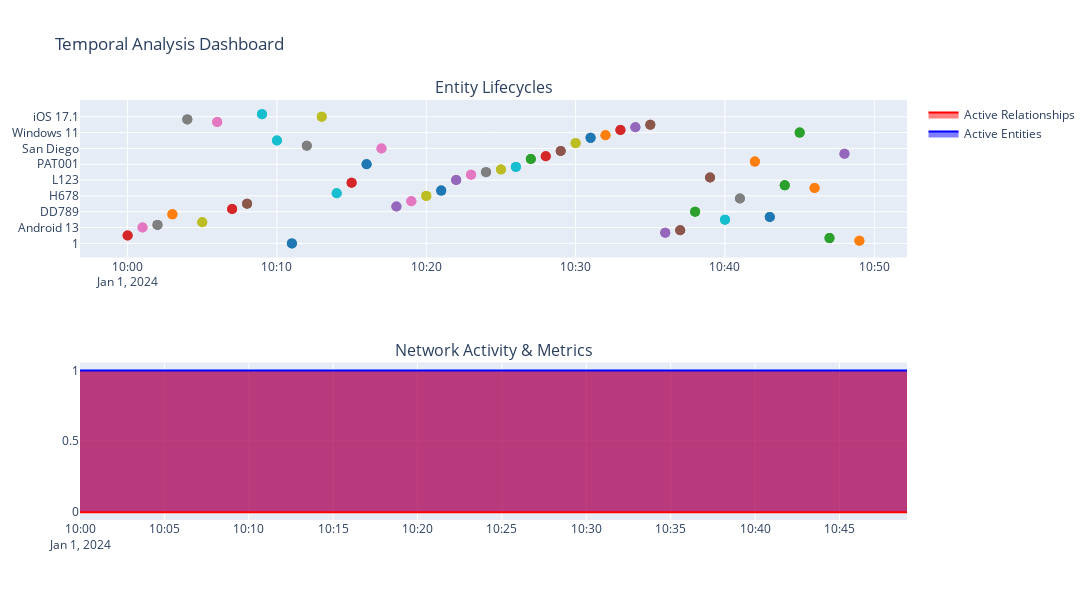
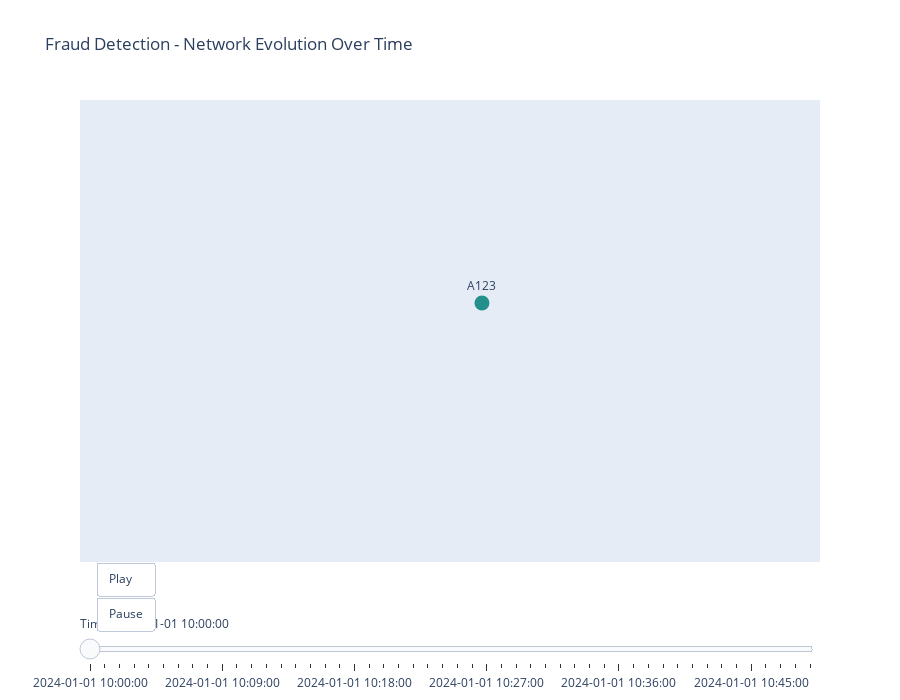

The notebook cell these images were saved under, in order:
### Markdown cell above
## Visualizing the Temporal Fraud Detection Knowledge Graph

### Code cell
from semantica.visualization import TemporalVisualizer
from datetime import datetime, timedelta

# Prepare temporal KG with timestamps for interactive visualization
# Extract timestamps from entities (if they have temporal metadata)
timestamps = {}
entities = kg.get('entities', [])
relationships = kg.get('relationships', [])

# Build timestamps map from entity metadata or relationships
for entity in entities:
    entity_id = entity.get('id') or entity.get('text') or entity.get('name', '')
    if entity_id:
        # Extract timestamp from entity metadata if available
        entity_times = []
        if 'timestamp' in entity:
            entity_times.append(entity['timestamp'])
        elif 'temporal' in entity:
            entity_times.extend(entity.get('temporal', []))
        else:
            # Use relationships to infer timestamps
            for rel in relationships:
                if rel.get('source') == entity_id or rel.get('target') == entity_id:
                    if 'timestamp' in rel:
                        entity_times.append(rel['timestamp'])
        
        if entity_times:
            timestamps[entity_id] = sorted(list(set(entity_times)))

# If no timestamps found, create synthetic timestamps based on entity order
if not timestamps:
    base_time = datetime(2024, 1, 1, 10, 0, 0)
    for i, entity in enumerate(entities[:50]):  # Limit to first 50 for performance
        entity_id = entity.get('id') or entity.get('text') or entity.get('name', '')
        if entity_id:
            # Assign timestamps in sequence
            entity_time = base_time + timedelta(minutes=i)
            timestamps[entity_id] = [entity_time.strftime("%Y-%m-%d %H:%M:%S")]

# Create temporal KG structure
temporal_kg = {
    "entities": entities[:50],  # Limit for performance
    "relationships": relationships[:100],  # Limit for performance
    "timestamps": timestamps
}

# Initialize TemporalVisualizer
temporal_viz = TemporalVisualizer()

print("Generating interactive temporal dashboard...")
# Create interactive temporal dashboard
dashboard_fig = temporal_viz.visualize_temporal_dashboard(
    temporal_kg,
    output="interactive",
    title="Fraud Detection - Temporal Knowledge Graph Dashboard"
)

# Display the interactive figure
if dashboard_fig:
    dashboard_fig.show()
    print("\n✅ Interactive temporal dashboard displayed above")
else:
    print("⚠️  Dashboard generation failed")

print("\nGenerating interactive network evolution animation...")
# Create interactive network evolution animation
evolution_fig = temporal_viz.visualize_network_evolution(
    temporal_kg,
    output="interactive",
    title="Fraud Detection - Network Evolution Over Time"
)

# Display the interactive animation
if evolution_fig:
    evolution_fig.show()
    print("\n✅ Interactive network evolution animation displayed above")
else:
    print("⚠️  Network evolution visualization failed")

### Figure 1 — Plotly figure (JSON) as saved in the notebook; plotly's stock layout.template omitted (floating-point values rounded to 4 significant figures)
{"data": [{"line": {"color": "#1f77b4", "width": 5}, "marker": {"size": 10}, "mode": "lines+markers", "name": "1", "showlegend": false, "type": "scatter", "x": ["2024-01-01 10:11:00", "2024-01-01 10:11:00"], "xaxis": "x", "y": ["1", "1"], "yaxis": "y"}, {"line": {"color": "#ff7f0e", "width": 5}, "marker": {"size": 10}, "mode": "lines+markers", "name": "45000.00", "showlegend": false, "type": "scatter", "x": ["2024-01-01 10:49:00", "2024-01-01 10:49:00"], "xaxis": "x", "y": ["45000.00", "45000.00"], "yaxis": "y"}, {"line": {"color": "#2ca02c", "width": 5}, "marker": {"size": 10}, "mode": "lines+markers", "name": "75000.00", "showlegend": false, "type": "scatter", "x": ["2024-01-01 10:47:00", "2024-01-01 10:47:00"], "xaxis": "x", "y": ["75000.00", "75000.00"], "yaxis": "y"}, {"line": {"color": "#d62728", "width": 5}, "marker": {"size": 10}, "mode": "lines+markers", "name": "A123", "showlegend": false, "type": "scatter", "x": ["2024-01-01 10:00:00", "2024-01-01 10:00:00"], "xaxis": "x", "y": ["A123", "A123"], "yaxis": "y"}, {"line": {"color": "#9467bd", "width": 5}, "marker": {"size": 10}, "mode": "lines+markers", "name": "AA789", "showlegend": false, "type": "scatter", "x": ["2024-01-01 10:36:00", "2024-01-01 10:36:00"], "xaxis": "x", "y": ["AA789", "AA789"], "yaxis": "y"}, {"line": {"color": "#8c564b", "width": 5}, "marker": {"size": 10}, "mode": "lines+markers", "name": "Account takeover pattern", "showlegend": false, "type": "scatter", "x": ["2024-01-01 10:37:00", "2024-01-01 10:37:00"], "xaxis": "x", "y": ["Account takeover pattern", "Account takeover pattern"], "yaxis": "y"}, {"line": {"color": "#e377c2", "width": 5}, "marker": {"size": 10}, "mode": "lines+markers", "name": "Android 13", "showlegend": false, "type": "scatter", "x": ["2024-01-01 10:01:00", "2024-01-01 10:01:00"], "xaxis": "x", "y": ["Android 13", "Android 13"], "yaxis": "y"}, {"line": {"color": "#7f7f7f", "width": 5}, "marker": {"size": 10}, "mode": "lines+markers", "name": "B456", "showlegend": false, "type": "scatter", "x": ["2024-01-01 10:02:00", "2024-01-01 10:02:00"], "xaxis": "x", "y": ["B456", "B456"], "yaxis": "y"}, {"line": {"color": "#bcbd22", "width": 5}, "marker": {"size": 10}, "mode": "lines+markers", "name": "C789", "showlegend": false, "type": "scatter", "x": ["2024-01-01 10:05:00", "2024-01-01 10:05:00"], "xaxis": "x", "y": ["C789", "C789"], "yaxis": "y"}, {"line": {"color": "#17becf", "width": 5}, "marker": {"size": 10}, "mode": "lines+markers", "name": "California", "showlegend": false, "type": "scatter", "x": ["2024-01-01 10:40:00", "2024-01-01 10:40:00"], "xaxis": "x", "y": ["California", "California"], "yaxis": "y"}, {"line": {"color": "#1f77b4", "width": 5}, "marker": {"size": 10}, "mode": "lines+markers", "name": "Charlotte", "showlegend": false, "type": "scatter", "x": ["2024-01-01 10:43:00", "2024-01-01 10:43:00"], "xaxis": "x", "y": ["Charlotte", "Charlotte"], "yaxis": "y"}, {"line": {"color": "#ff7f0e", "width": 5}, "marker": {"size": 10}, "mode": "lines+markers", "name": "D012", "showlegend": false, "type": "scatter", "x": ["2024-01-01 10:03:00", "2024-01-01 10:03:00"], "xaxis": "x", "y": ["D012", "D012"], "yaxis": "y"}, {"line": {"color": "#2ca02c", "width": 5}, "marker": {"size": 10}, "mode": "lines+markers", "name": "DD789", "showlegend": false, "type": "scatter", "x": ["2024-01-01 10:38:00", "2024-01-01 10:38:00"], "xaxis": "x", "y": ["DD789", "DD789"], "yaxis": "y"}, {"line": {"color": "#d62728", "width": 5}, "marker": {"size": 10}, "mode": "lines+markers", "name": "E345", "showlegend": false, "type": "scatter", "x": ["2024-01-01 10:07:00", "2024-01-01 10:07:00"], "xaxis": "x", "y": ["E345", "E345"], "yaxis": "y"}, {"line": {"color": "#9467bd", "width": 5}, "marker": {"size": 10}, "mode": "lines+markers", "name": "E789", "showlegend": false, "type": "scatter", "x": ["2024-01-01 10:18:00", "2024-01-01 10:18:00"], "xaxis": "x", "y": ["E789", "E789"], "yaxis": "y"}, {"line": {"color": "#8c564b", "width": 5}, "marker": {"size": 10}, "mode": "lines+markers", "name": "F012", "showlegend": false, "type": "scatter", "x": ["2024-01-01 10:08:00", "2024-01-01 10:08:00"], "xaxis": "x", "y": ["F012", "F012"], "yaxis": "y"}, {"line": {"color": "#e377c2", "width": 5}, "marker": {"size": 10}, "mode": "lines+markers", "name": "G345", "showlegend": false, "type": "scatter", "x": ["2024-01-01 10:19:00", "2024-01-01 10:19:00"], "xaxis": "x", "y": ["G345", "G345"], "yaxis": "y"}, {"line": {"color": "#7f7f7f", "width": 5}, "marker": {"size": 10}, "mode": "lines+markers", "name": "GG678", "showlegend": false, "type": "scatter", "x": ["2024-01-01 10:41:00", "2024-01-01 10:41:00"], "xaxis": "x", "y": ["GG678", "GG678"], "yaxis": "y"}, {"line": {"color": "#bcbd22", "width": 5}, "marker": {"size": 10}, "mode": "lines+markers", "name": "H678", "showlegend": false, "type": "scatter", "x": ["2024-01-01 10:20:00", "2024-01-01 10:20:00"], "xaxis": "x", "y": ["H678", "H678"], "yaxis": "y"}, {"line": {"color": "#17becf", "width": 5}, "marker": {"size": 10}, "mode": "lines+markers", "name": "I234", "showlegend": false, "type": "scatter", "x": ["2024-01-01 10:14:00", "2024-01-01 10:14:00"], "xaxis": "x", "y": ["I234", "I234"], "yaxis": "y"}, {"line": {"color": "#1f77b4", "width": 5}, "marker": {"size": 10}, "mode": "lines+markers", "name": "J567", "showlegend": false, "type": "scatter", "x": ["2024-01-01 10:21:00", "2024-01-01 10:21:00"], "xaxis": "x", "y": ["J567", "J567"], "yaxis": "y"}, {"line": {"color": "#ff7f0e", "width": 5}, "marker": {"size": 10}, "mode": "lines+markers", "name": "Jane Doe", "showlegend": false, "type": "scatter", "x": ["2024-01-01 10:46:00", "2024-01-01 10:46:00"], "xaxis": "x", "y": ["Jane Doe", "Jane Doe"], "yaxis": "y"}, {"line": {"color": "#2ca02c", "width": 5}, "marker": {"size": 10}, "mode": "lines+markers", "name": "John Smith", "showlegend": false, "type": "scatter", "x": ["2024-01-01 10:44:00", "2024-01-01 10:44:00"], "xaxis": "x", "y": ["John Smith", "John Smith"], "yaxis": "y"}, {"line": {"color": "#d62728", "width": 5}, "marker": {"size": 10}, "mode": "lines+markers", "name": "K890", "showlegend": false, "type": "scatter", "x": ["2024-01-01 10:15:00", "2024-01-01 10:15:00"], "xaxis": "x", "y": ["K890", "K890"], "yaxis": "y"}, {"line": {"color": "#9467bd", "width": 5}, "marker": {"size": 10}, "mode": "lines+markers", "name": "L123", "showlegend": false, "type": "scatter", "x": ["2024-01-01 10:22:00", "2024-01-01 10:22:00"], "xaxis": "x", "y": ["L123", "L123"], "yaxis": "y"}, {"line": {"color": "#8c564b", "width": 5}, "marker": {"size": 10}, "mode": "lines+markers", "name": "Las Vegas", "showlegend": false, "type": "scatter", "x": ["2024-01-01 10:39:00", "2024-01-01 10:39:00"], "xaxis": "x", "y": ["Las Vegas", "Las Vegas"], "yaxis": "y"}, {"line": {"color": "#e377c2", "width": 5}, "marker": {"size": 10}, "mode": "lines+markers", "name": "M456", "showlegend": false, "type": "scatter", "x": ["2024-01-01 10:23:00", "2024-01-01 10:23:00"], "xaxis": "x", "y": ["M456", "M456"], "yaxis": "y"}, {"line": {"color": "#7f7f7f", "width": 5}, "marker": {"size": 10}, "mode": "lines+markers", "name": "N789", "showlegend": false, "type": "scatter", "x": ["2024-01-01 10:24:00", "2024-01-01 10:24:00"], "xaxis": "x", "y": ["N789", "N789"], "yaxis": "y"}, {"line": {"color": "#bcbd22", "width": 5}, "marker": {"size": 10}, "mode": "lines+markers", "name": "O012", "showlegend": false, "type": "scatter", "x": ["2024-01-01 10:25:00", "2024-01-01 10:25:00"], "xaxis": "x", "y": ["O012", "O012"], "yaxis": "y"}, {"line": {"color": "#17becf", "width": 5}, "marker": {"size": 10}, "mode": "lines+markers", "name": "P345", "showlegend": false, "type": "scatter", "x": ["2024-01-01 10:26:00", "2024-01-01 10:26:00"], "xaxis": "x", "y": ["P345", "P345"], "yaxis": "y"}, {"line": {"color": "#1f77b4", "width": 5}, "marker": {"size": 10}, "mode": "lines+markers", "name": "PAT001", "showlegend": false, "type": "scatter", "x": ["2024-01-01 10:16:00", "2024-01-01 10:16:00"], "xaxis": "x", "y": ["PAT001", "PAT001"], "yaxis": "y"}, {"line": {"color": "#ff7f0e", "width": 5}, "marker": {"size": 10}, "mode": "lines+markers", "name": "Phoenix", "showlegend": false, "type": "scatter", "x": ["2024-01-01 10:42:00", "2024-01-01 10:42:00"], "xaxis": "x", "y": ["Phoenix", "Phoenix"], "yaxis": "y"}, {"line": {"color": "#2ca02c", "width": 5}, "marker": {"size": 10}, "mode": "lines+markers", "name": "Q678", "showlegend": false, "type": "scatter", "x": ["2024-01-01 10:27:00", "2024-01-01 10:27:00"], "xaxis": "x", "y": ["Q678", "Q678"], "yaxis": "y"}, {"line": {"color": "#d62728", "width": 5}, "marker": {"size": 10}, "mode": "lines+markers", "name": "R901", "showlegend": false, "type": "scatter", "x": ["2024-01-01 10:28:00", "2024-01-01 10:28:00"], "xaxis": "x", "y": ["R901", "R901"], "yaxis": "y"}, {"line": {"color": "#9467bd", "width": 5}, "marker": {"size": 10}, "mode": "lines+markers", "name": "Robert Johnson", "showlegend": false, "type": "scatter", "x": ["2024-01-01 10:48:00", "2024-01-01 10:48:00"], "xaxis": "x", "y": ["Robert Johnson", "Robert Johnson"], "yaxis": "y"}, {"line": {"color": "#8c564b", "width": 5}, "marker": {"size": 10}, "mode": "lines+markers", "name": "S234", "showlegend": false, "type": "scatter", "x": ["2024-01-01 10:29:00", "2024-01-01 10:29:00"], "xaxis": "x", "y": ["S234", "S234"], "yaxis": "y"}, {"line": {"color": "#e377c2", "width": 5}, "marker": {"size": 10}, "mode": "lines+markers", "name": "San Diego", "showlegend": false, "type": "scatter", "x": ["2024-01-01 10:17:00", "2024-01-01 10:17:00"], "xaxis": "x", "y": ["San Diego", "San Diego"], "yaxis": "y"}, {"line": {"color": "#7f7f7f", "width": 5}, "marker": {"size": 10}, "mode": "lines+markers", "name": "TX001", "showlegend": false, "type": "scatter", "x": ["2024-01-01 10:12:00", "2024-01-01 10:12:00"], "xaxis": "x", "y": ["TX001", "TX001"], "yaxis": "y"}, {"line": {"color": "#bcbd22", "width": 5}, "marker": {"size": 10}, "mode": "lines+markers", "name": "U890", "showlegend": false, "type": "scatter", "x": ["2024-01-01 10:30:00", "2024-01-01 10:30:00"], "xaxis": "x", "y": ["U890", "U890"], "yaxis": "y"}, {"line": {"color": "#17becf", "width": 5}, "marker": {"size": 10}, "mode": "lines+markers", "name": "USD", "showlegend": false, "type": "scatter", "x": ["2024-01-01 10:10:00", "2024-01-01 10:10:00"], "xaxis": "x", "y": ["USD", "USD"], "yaxis": "y"}, {"line": {"color": "#1f77b4", "width": 5}, "marker": {"size": 10}, "mode": "lines+markers", "name": "V123", "showlegend": false, "type": "scatter", "x": ["2024-01-01 10:31:00", "2024-01-01 10:31:00"], "xaxis": "x", "y": ["V123", "V123"], "yaxis": "y"}, {"line": {"color": "#ff7f0e", "width": 5}, "marker": {"size": 10}, "mode": "lines+markers", "name": "W456", "showlegend": false, "type": "scatter", "x": ["2024-01-01 10:32:00", "2024-01-01 10:32:00"], "xaxis": "x", "y": ["W456", "W456"], "yaxis": "y"}, {"line": {"color": "#2ca02c", "width": 5}, "marker": {"size": 10}, "mode": "lines+markers", "name": "Windows 11", "showlegend": false, "type": "scatter", "x": ["2024-01-01 10:45:00", "2024-01-01 10:45:00"], "xaxis": "x", "y": ["Windows 11", "Windows 11"], "yaxis": "y"}, {"line": {"color": "#d62728", "width": 5}, "marker": {"size": 10}, "mode": "lines+markers", "name": "X789", "showlegend": false, "type": "scatter", "x": ["2024-01-01 10:33:00", "2024-01-01 10:33:00"], "xaxis": "x", "y": ["X789", "X789"], "yaxis": "y"}, {"line": {"color": "#9467bd", "width": 5}, "marker": {"size": 10}, "mode": "lines+markers", "name": "Y012", "showlegend": false, "type": "scatter", "x": ["2024-01-01 10:34:00", "2024-01-01 10:34:00"], "xaxis": "x", "y": ["Y012", "Y012"], "yaxis": "y"}, {"line": {"color": "#8c564b", "width": 5}, "marker": {"size": 10}, "mode": "lines+markers", "name": "Z345", "showlegend": false, "type": "scatter", "x": ["2024-01-01 10:35:00", "2024-01-01 10:35:00"], "xaxis": "x", "y": ["Z345", "Z345"], "yaxis": "y"}, {"line": {"color": "#e377c2", "width": 5}, "marker": {"size": 10}, "mode": "lines+markers", "name": "checking", "showlegend": false, "type": "scatter", "x": ["2024-01-01 10:06:00", "2024-01-01 10:06:00"], "xaxis": "x", "y": ["checking", "checking"], "yaxis": "y"}, {"line": {"color": "#7f7f7f", "width": 5}, "marker": {"size": 10}, "mode": "lines+markers", "name": "desktop", "showlegend": false, "type": "scatter", "x": ["2024-01-01 10:04:00", "2024-01-01 10:04:00"], "xaxis": "x", "y": ["desktop", "desktop"], "yaxis": "y"}, {"line": {"color": "#bcbd22", "width": 5}, "marker": {"size": 10}, "mode": "lines+markers", "name": "iOS 17.1", "showlegend": false, "type": "scatter", "x": ["2024-01-01 10:13:00", "2024-01-01 10:13:00"], "xaxis": "x", "y": ["iOS 17.1", "iOS 17.1"], "yaxis": "y"}, {"line": {"color": "#17becf", "width": 5}, "marker": {"size": 10}, "mode": "lines+markers", "name": "mobile", "showlegend": false, "type": "scatter", "x": ["2024-01-01 10:09:00", "2024-01-01 10:09:00"], "xaxis": "x", "y": ["mobile", "mobile"], "yaxis": "y"}, {"fill": "tozeroy", "line": {"color": "blue"}, "mode": "lines", "name": "Active Entities", "type": "scatter", "x": ["2024-01-01 10:00:00", "2024-01-01 10:01:00", "2024-01-01 10:02:00", "2024-01-01 10:03:00", "2024-01-01 10:04:00", "2024-01-01 10:05:00", "2024-01-01 10:06:00", "2024-01-01 10:07:00", "2024-01-01 10:08:00", "2024-01-01 10:09:00", "2024-01-01 10:10:00", "2024-01-01 10:11:00", "2024-01-01 10:12:00", "2024-01-01 10:13:00", "2024-01-01 10:14:00", "2024-01-01 10:15:00", "2024-01-01 10:16:00", "2024-01-01 10:17:00", "2024-01-01 10:18:00", "2024-01-01 10:19:00", "2024-01-01 10:20:00", "2024-01-01 10:21:00", "2024-01-01 10:22:00", "2024-01-01 10:23:00", "2024-01-01 10:24:00", "2024-01-01 10:25:00", "2024-01-01 10:26:00", "2024-01-01 10:27:00", "2024-01-01 10:28:00", "2024-01-01 10:29:00", "2024-01-01 10:30:00", "2024-01-01 10:31:00", "2024-01-01 10:32:00", "2024-01-01 10:33:00", "2024-01-01 10:34:00", "2024-01-01 10:35:00", "2024-01-01 10:36:00", "2024-01-01 10:37:00", "2024-01-01 10:38:00", "2024-01-01 10:39:00", "2024-01-01 10:40:00", "2024-01-01 10:41:00", "2024-01-01 10:42:00", "2024-01-01 10:43:00", "2024-01-01 10:44:00", "2024-01-01 10:45:00", "2024-01-01 10:46:00", "2024-01-01 10:47:00", "2024-01-01 10:48:00", "2024-01-01 10:49:00"], "xaxis": "x2", "y": [1, 1, 1, 1, 1, 1, 1, 1, 1, 1, 1, 1, 1, 1, 1, 1, 1, 1, 1, 1, 1, 1, 1, 1, 1, 1, 1, 1, 1, 1, 1, 1, 1, 1, 1, 1, 1, 1, 1, 1, 1, 1, 1, 1, 1, 1, 1, 1, 1, 1], "yaxis": "y2"}, {"fill": "tonexty", "line": {"color": "red"}, "mode": "lines", "name": "Active Relationships", "type": "scatter", "x": ["2024-01-01 10:00:00", "2024-01-01 10:01:00", "2024-01-01 10:02:00", "2024-01-01 10:03:00", "2024-01-01 10:04:00", "2024-01-01 10:05:00", "2024-01-01 10:06:00", "2024-01-01 10:07:00", "2024-01-01 10:08:00", "2024-01-01 10:09:00", "2024-01-01 10:10:00", "2024-01-01 10:11:00", "2024-01-01 10:12:00", "2024-01-01 10:13:00", "2024-01-01 10:14:00", "2024-01-01 10:15:00", "2024-01-01 10:16:00", "2024-01-01 10:17:00", "2024-01-01 10:18:00", "2024-01-01 10:19:00", "2024-01-01 10:20:00", "2024-01-01 10:21:00", "2024-01-01 10:22:00", "2024-01-01 10:23:00", "2024-01-01 10:24:00", "2024-01-01 10:25:00", "2024-01-01 10:26:00", "2024-01-01 10:27:00", "2024-01-01 10:28:00", "2024-01-01 10:29:00", "2024-01-01 10:30:00", "2024-01-01 10:31:00", "2024-01-01 10:32:00", "2024-01-01 10:33:00", "2024-01-01 10:34:00", "2024-01-01 10:35:00", "2024-01-01 10:36:00", "2024-01-01 10:37:00", "2024-01-01 10:38:00", "2024-01-01 10:39:00", "2024-01-01 10:40:00", "2024-01-01 10:41:00", "2024-01-01 10:42:00", "2024-01-01 10:43:00", "2024-01-01 10:44:00", "2024-01-01 10:45:00", "2024-01-01 10:46:00", "2024-01-01 10:47:00", "2024-01-01 10:48:00", "2024-01-01 10:49:00"], "xaxis": "x2", "y": [0, 0, 0, 0, 0, 0, 0, 0, 0, 0, 0, 0, 0, 0, 0, 0, 0, 0, 0, 0, 0, 0, 0, 0, 0, 0, 0, 0, 0, 0, 0, 0, 0, 0, 0, 0, 0, 0, 0, 0, 0, 0, 0, 0, 0, 0, 0, 0, 0, 0], "yaxis": "y2"}], "layout": {"annotations": [{"font": {"size": 16}, "showarrow": false, "text": "Entity Lifecycles", "x": 0.5, "xanchor": "center", "xref": "paper", "y": 1, "yanchor": "bottom", "yref": "paper"}, {"font": {"size": 16}, "showarrow": false, "text": "Network Activity & Metrics", "x": 0.5, "xanchor": "center", "xref": "paper", "y": 0.375, "yanchor": "bottom", "yref": "paper"}], "height": 600, "showlegend": true, "title": {"text": "Temporal Analysis Dashboard"}, "width": 1200, "xaxis": {"anchor": "y", "domain": [0, 1]}, "xaxis2": {"anchor": "y2", "domain": [0, 1]}, "yaxis": {"anchor": "x", "domain": [0.625, 1]}, "yaxis2": {"anchor": "x2", "domain": [0, 0.375]}}}

### Figure 2 — Plotly figure (JSON) as saved in the notebook; plotly's stock layout.template omitted (floating-point values rounded to 4 significant figures)
{"data": [{"hoverinfo": "none", "line": {"color": "#888", "width": 1}, "mode": "lines", "name": "Relationships", "type": "scatter", "x": [], "y": []}, {"marker": {"color": [80], "colorscale": [[0, "#440154"], [0.1111, "#482878"], [0.2222, "#3e4989"], [0.3333, "#31688e"], [0.4444, "#26828e"], [0.5556, "#1f9e89"], [0.6667, "#35b779"], [0.7778, "#6ece58"], [0.8889, "#b5de2b"], [1, "#fde725"]], "showscale": false, "size": 15}, "mode": "markers+text", "name": "Entities", "text": ["A123"], "textposition": "top center", "type": "scatter", "x": [0.05206], "y": [0.1143]}], "layout": {"height": 700, "sliders": [{"currentvalue": {"prefix": "Time: "}, "pad": {"t": 50}, "steps": [{"args": [["2024-01-01 10:00:00"], {"frame": {"duration": 0, "redraw": true}, "mode": "immediate", "transition": {"duration": 0}}], "label": "2024-01-01 10:00:00", "method": "animate"}, {"args": [["2024-01-01 10:01:00"], {"frame": {"duration": 0, "redraw": true}, "mode": "immediate", "transition": {"duration": 0}}], "label": "2024-01-01 10:01:00", "method": "animate"}, {"args": [["2024-01-01 10:02:00"], {"frame": {"duration": 0, "redraw": true}, "mode": "immediate", "transition": {"duration": 0}}], "label": "2024-01-01 10:02:00", "method": "animate"}, {"args": [["2024-01-01 10:03:00"], {"frame": {"duration": 0, "redraw": true}, "mode": "immediate", "transition": {"duration": 0}}], "label": "2024-01-01 10:03:00", "method": "animate"}, {"args": [["2024-01-01 10:04:00"], {"frame": {"duration": 0, "redraw": true}, "mode": "immediate", "transition": {"duration": 0}}], "label": "2024-01-01 10:04:00", "method": "animate"}, {"args": [["2024-01-01 10:05:00"], {"frame": {"duration": 0, "redraw": true}, "mode": "immediate", "transition": {"duration": 0}}], "label": "2024-01-01 10:05:00", "method": "animate"}, {"args": [["2024-01-01 10:06:00"], {"frame": {"duration": 0, "redraw": true}, "mode": "immediate", "transition": {"duration": 0}}], "label": "2024-01-01 10:06:00", "method": "animate"}, {"args": [["2024-01-01 10:07:00"], {"frame": {"duration": 0, "redraw": true}, "mode": "immediate", "transition": {"duration": 0}}], "label": "2024-01-01 10:07:00", "method": "animate"}, {"args": [["2024-01-01 10:08:00"], {"frame": {"duration": 0, "redraw": true}, "mode": "immediate", "transition": {"duration": 0}}], "label": "2024-01-01 10:08:00", "method": "animate"}, {"args": [["2024-01-01 10:09:00"], {"frame": {"duration": 0, "redraw": true}, "mode": "immediate", "transition": {"duration": 0}}], "label": "2024-01-01 10:09:00", "method": "animate"}, {"args": [["2024-01-01 10:10:00"], {"frame": {"duration": 0, "redraw": true}, "mode": "immediate", "transition": {"duration": 0}}], "label": "2024-01-01 10:10:00", "method": "animate"}, {"args": [["2024-01-01 10:11:00"], {"frame": {"duration": 0, "redraw": true}, "mode": "immediate", "transition": {"duration": 0}}], "label": "2024-01-01 10:11:00", "method": "animate"}, {"args": [["2024-01-01 10:12:00"], {"frame": {"duration": 0, "redraw": true}, "mode": "immediate", "transition": {"duration": 0}}], "label": "2024-01-01 10:12:00", "method": "animate"}, {"args": [["2024-01-01 10:13:00"], {"frame": {"duration": 0, "redraw": true}, "mode": "immediate", "transition": {"duration": 0}}], "label": "2024-01-01 10:13:00", "method": "animate"}, {"args": [["2024-01-01 10:14:00"], {"frame": {"duration": 0, "redraw": true}, "mode": "immediate", "transition": {"duration": 0}}], "label": "2024-01-01 10:14:00", "method": "animate"}, {"args": [["2024-01-01 10:15:00"], {"frame": {"duration": 0, "redraw": true}, "mode": "immediate", "transition": {"duration": 0}}], "label": "2024-01-01 10:15:00", "method": "animate"}, {"args": [["2024-01-01 10:16:00"], {"frame": {"duration": 0, "redraw": true}, "mode": "immediate", "transition": {"duration": 0}}], "label": "2024-01-01 10:16:00", "method": "animate"}, {"args": [["2024-01-01 10:17:00"], {"frame": {"duration": 0, "redraw": true}, "mode": "immediate", "transition": {"duration": 0}}], "label": "2024-01-01 10:17:00", "method": "animate"}, {"args": [["2024-01-01 10:18:00"], {"frame": {"duration": 0, "redraw": true}, "mode": "immediate", "transition": {"duration": 0}}], "label": "2024-01-01 10:18:00", "method": "animate"}, {"args": [["2024-01-01 10:19:00"], {"frame": {"duration": 0, "redraw": true}, "mode": "immediate", "transition": {"duration": 0}}], "label": "2024-01-01 10:19:00", "method": "animate"}, {"args": [["2024-01-01 10:20:00"], {"frame": {"duration": 0, "redraw": true}, "mode": "immediate", "transition": {"duration": 0}}], "label": "2024-01-01 10:20:00", "method": "animate"}, {"args": [["2024-01-01 10:21:00"], {"frame": {"duration": 0, "redraw": true}, "mode": "immediate", "transition": {"duration": 0}}], "label": "2024-01-01 10:21:00", "method": "animate"}, {"args": [["2024-01-01 10:22:00"], {"frame": {"duration": 0, "redraw": true}, "mode": "immediate", "transition": {"duration": 0}}], "label": "2024-01-01 10:22:00", "method": "animate"}, {"args": [["2024-01-01 10:23:00"], {"frame": {"duration": 0, "redraw": true}, "mode": "immediate", "transition": {"duration": 0}}], "label": "2024-01-01 10:23:00", "method": "animate"}, {"args": [["2024-01-01 10:24:00"], {"frame": {"duration": 0, "redraw": true}, "mode": "immediate", "transition": {"duration": 0}}], "label": "2024-01-01 10:24:00", "method": "animate"}, {"args": [["2024-01-01 10:25:00"], {"frame": {"duration": 0, "redraw": true}, "mode": "immediate", "transition": {"duration": 0}}], "label": "2024-01-01 10:25:00", "method": "animate"}, {"args": [["2024-01-01 10:26:00"], {"frame": {"duration": 0, "redraw": true}, "mode": "immediate", "transition": {"duration": 0}}], "label": "2024-01-01 10:26:00", "method": "animate"}, {"args": [["2024-01-01 10:27:00"], {"frame": {"duration": 0, "redraw": true}, "mode": "immediate", "transition": {"duration": 0}}], "label": "2024-01-01 10:27:00", "method": "animate"}, {"args": [["2024-01-01 10:28:00"], {"frame": {"duration": 0, "redraw": true}, "mode": "immediate", "transition": {"duration": 0}}], "label": "2024-01-01 10:28:00", "method": "animate"}, {"args": [["2024-01-01 10:29:00"], {"frame": {"duration": 0, "redraw": true}, "mode": "immediate", "transition": {"duration": 0}}], "label": "2024-01-01 10:29:00", "method": "animate"}, {"args": [["2024-01-01 10:30:00"], {"frame": {"duration": 0, "redraw": true}, "mode": "immediate", "transition": {"duration": 0}}], "label": "2024-01-01 10:30:00", "method": "animate"}, {"args": [["2024-01-01 10:31:00"], {"frame": {"duration": 0, "redraw": true}, "mode": "immediate", "transition": {"duration": 0}}], "label": "2024-01-01 10:31:00", "method": "animate"}, {"args": [["2024-01-01 10:32:00"], {"frame": {"duration": 0, "redraw": true}, "mode": "immediate", "transition": {"duration": 0}}], "label": "2024-01-01 10:32:00", "method": "animate"}, {"args": [["2024-01-01 10:33:00"], {"frame": {"duration": 0, "redraw": true}, "mode": "immediate", "transition": {"duration": 0}}], "label": "2024-01-01 10:33:00", "method": "animate"}, {"args": [["2024-01-01 10:34:00"], {"frame": {"duration": 0, "redraw": true}, "mode": "immediate", "transition": {"duration": 0}}], "label": "2024-01-01 10:34:00", "method": "animate"}, {"args": [["2024-01-01 10:35:00"], {"frame": {"duration": 0, "redraw": true}, "mode": "immediate", "transition": {"duration": 0}}], "label": "2024-01-01 10:35:00", "method": "animate"}, {"args": [["2024-01-01 10:36:00"], {"frame": {"duration": 0, "redraw": true}, "mode": "immediate", "transition": {"duration": 0}}], "label": "2024-01-01 10:36:00", "method": "animate"}, {"args": [["2024-01-01 10:37:00"], {"frame": {"duration": 0, "redraw": true}, "mode": "immediate", "transition": {"duration": 0}}], "label": "2024-01-01 10:37:00", "method": "animate"}, {"args": [["2024-01-01 10:38:00"], {"frame": {"duration": 0, "redraw": true}, "mode": "immediate", "transition": {"duration": 0}}], "label": "2024-01-01 10:38:00", "method": "animate"}, {"args": [["2024-01-01 10:39:00"], {"frame": {"duration": 0, "redraw": true}, "mode": "immediate", "transition": {"duration": 0}}], "label": "2024-01-01 10:39:00", "method": "animate"}, {"args": [["2024-01-01 10:40:00"], {"frame": {"duration": 0, "redraw": true}, "mode": "immediate", "transition": {"duration": 0}}], "label": "2024-01-01 10:40:00", "method": "animate"}, {"args": [["2024-01-01 10:41:00"], {"frame": {"duration": 0, "redraw": true}, "mode": "immediate", "transition": {"duration": 0}}], "label": "2024-01-01 10:41:00", "method": "animate"}, {"args": [["2024-01-01 10:42:00"], {"frame": {"duration": 0, "redraw": true}, "mode": "immediate", "transition": {"duration": 0}}], "label": "2024-01-01 10:42:00", "method": "animate"}, {"args": [["2024-01-01 10:43:00"], {"frame": {"duration": 0, "redraw": true}, "mode": "immediate", "transition": {"duration": 0}}], "label": "2024-01-01 10:43:00", "method": "animate"}, {"args": [["2024-01-01 10:44:00"], {"frame": {"duration": 0, "redraw": true}, "mode": "immediate", "transition": {"duration": 0}}], "label": "2024-01-01 10:44:00", "method": "animate"}, {"args": [["2024-01-01 10:45:00"], {"frame": {"duration": 0, "redraw": true}, "mode": "immediate", "transition": {"duration": 0}}], "label": "2024-01-01 10:45:00", "method": "animate"}, {"args": [["2024-01-01 10:46:00"], {"frame": {"duration": 0, "redraw": true}, "mode": "immediate", "transition": {"duration": 0}}], "label": "2024-01-01 10:46:00", "method": "animate"}, {"args": [["2024-01-01 10:47:00"], {"frame": {"duration": 0, "redraw": true}, "mode": "immediate", "transition": {"duration": 0}}], "label": "2024-01-01 10:47:00", "method": "animate"}, {"args": [["2024-01-01 10:48:00"], {"frame": {"duration": 0, "redraw": true}, "mode": "immediate", "transition": {"duration": 0}}], "label": "2024-01-01 10:48:00", "method": "animate"}, {"args": [["2024-01-01 10:49:00"], {"frame": {"duration": 0, "redraw": true}, "mode": "immediate", "transition": {"duration": 0}}], "label": "2024-01-01 10:49:00", "method": "animate"}]}], "title": {"text": "Fraud Detection - Network Evolution Over Time"}, "updatemenus": [{"buttons": [{"args": [null, {"frame": {"duration": 1000, "redraw": true}, "fromcurrent": true}], "label": "Play", "method": "animate"}, {"args": [[], {"frame": {"duration": 0, "redraw": false}, "mode": "immediate", "transition": {"duration": 0}}], "label": "Pause", "method": "animate"}], "showactive": false, "type": "buttons", "x": 0.1, "xanchor": "right", "y": 0, "yanchor": "top"}], "width": 900, "xaxis": {"range": [-1.1, 1.021], "showgrid": false, "showticklabels": false, "zeroline": false}, "yaxis": {"range": [-1.069, 1.041], "showgrid": false, "showticklabels": false, "zeroline": false}}}
